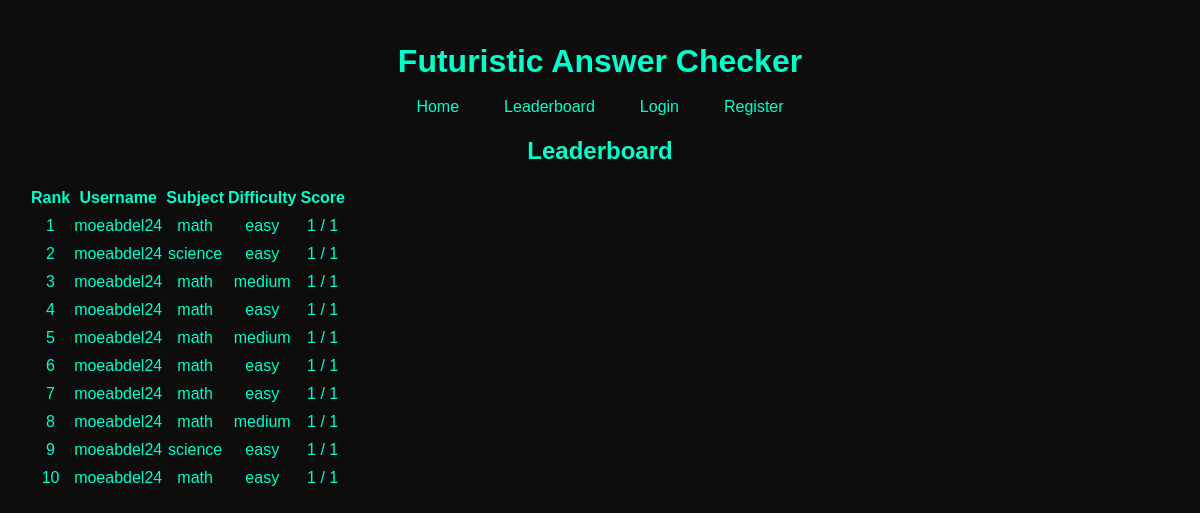
The page /leaderboard on the database as committed earlier.
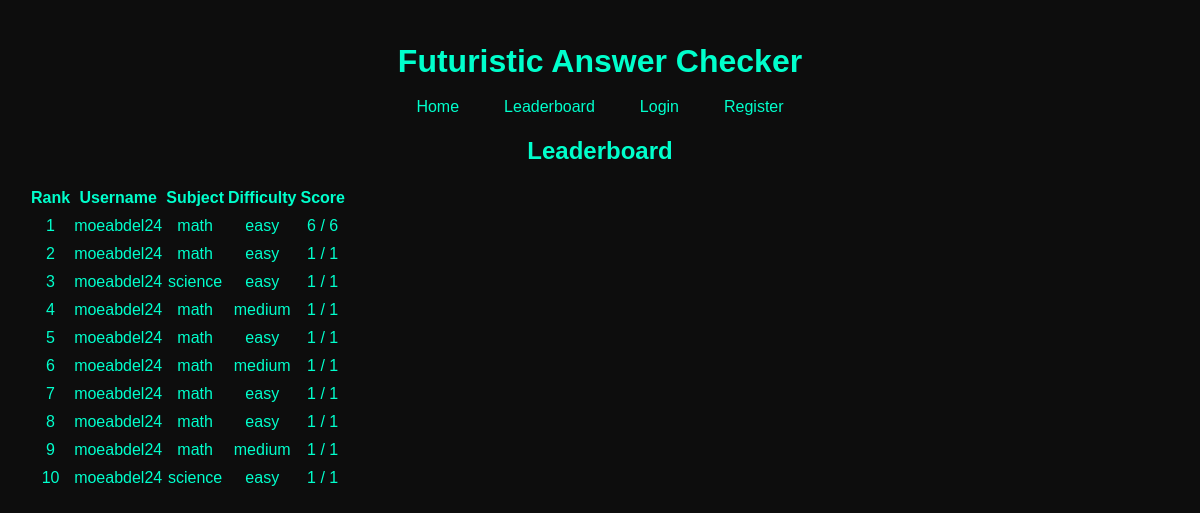
The same page on the database as committed later.
### models.py (models this page shows)
class QuizSession(db.Model):
    id = db.Column(db.Integer, primary_key=True)
    user_id = db.Column(db.Integer, db.ForeignKey('user.id'), nullable=False)
    subject = db.Column(db.String(50), nullable=False)
    difficulty = db.Column(db.String(10), nullable=False)
    score = db.Column(db.Integer)
    total_questions = db.Column(db.Integer)
    timestamp = db.Column(db.DateTime)

class User(db.Model):
    id = db.Column(db.Integer, primary_key=True)
    username = db.Column(db.String(50), unique=True, nullable=False)
    password = db.Column(db.String(200), nullable=False)
    quizzes = db.relationship('QuizSession', backref='user', lazy=True)

### app.py (the view)
@app.route('/leaderboard')
def leaderboard():
    leaderboard_data = QuizSession.query.order_by(QuizSession.score.desc()).limit(10).all()
    return render_template('leaderboard.html', leaderboard=leaderboard_data)

### templates/leaderboard.html
{% extends "base.html" %}
{% block content %}
    <h2>Leaderboard</h2>
    <table>
        <tr>
            <th>Rank</th>
            <th>Username</th>
            <th>Subject</th>
            <th>Difficulty</th>
            <th>Score</th>
        </tr>
        {% for entry in leaderboard %}
        <tr>
            <td>{{ loop.index }}</td>
            <td>{{ entry.user.username }}</td>
            <td>{{ entry.subject }}</td>
            <td>{{ entry.difficulty }}</td>
            <td>{{ entry.score }} / {{ entry.total_questions }}</td>
        </tr>
        {% endfor %}
    </table>
{% endblock %}

### templates/base.html (shortened to what this page needs)
<!DOCTYPE html>
<html lang="en">
<head>
    <link rel="stylesheet" href="{{ url_for('static', filename='css/style.css') }}">
</head>
<body>
    <header>
        <h1>Futuristic Answer Checker</h1>
        <nav>
            <ul class="nav-links">
                <li><a href="{{ url_for('index') }}">Home</a></li>
                <li><a href="{{ url_for('leaderboard') }}">Leaderboard</a></li>
                {% if session.get('user_id') %}
                    <li><a href="{{ url_for('profile') }}">Profile</a></li>
                    <li><a href="{{ url_for('logout') }}">Logout</a></li>
                {% else %}
                    <li><a href="{{ url_for('login') }}">Login</a></li>
                    <li><a href="{{ url_for('register') }}">Register</a></li>
                {% endif %}
            </ul>
        </nav>
    </header>
    <main>
        {% block content %}{% endblock %}
    </main>
</body>
</html>

### static/css/style.css (style rules this page uses)
body { background-color: #0d0d0d; color: #00ffcc; font-family: 'Orbitron', sans-serif; text-align: center; padding: 20px; line-height: 1.5em; }
header { margin-bottom: 20px; }
nav { margin-bottom: 15px; }
.nav-links { list-style-type: none; padding: 0; margin: 0; display: flex; justify-content: center; gap: 15px; }
.nav-links li { display: inline; }
.nav-links a { text-decoration: none; color: #00ffcc; padding: 10px 15px; transition: background-color 0.3s, color 0.3s; border-radius: 5px; }

Rows that differ between the two databases and show on the page:
no longer on this page (row unchanged): QuizSession: user.username "moeabdel24", subject "math", difficulty "easy", score "1", total_questions "1"
added QuizSession: user.username "moeabdel24", subject "math", difficulty "easy", score "6", total_questions "6"
